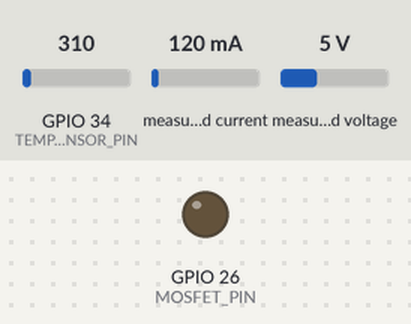
Bench run of a sketch on a simulated ESP32. Parts: output pins drawn as LEDs (lit = HIGH). Inputs (shaded band) come from the test bench; at power-on: GPIO 34 (TEMP_SENSOR_PIN) = 310, measured current 120 mA, measured voltage 5 V. WiFi joins after 1.5 s; servers stay silent unless stated; storage starts empty; what the sketch prints to the serial monitor is not drawn.

Above: at 0.1 s.
At 1.6 s:
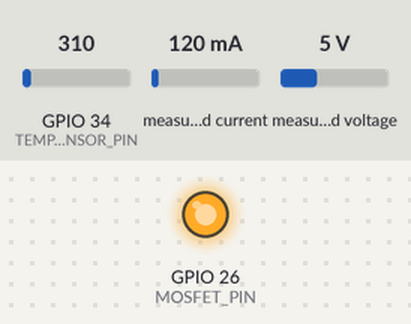
Timing chart, 0 to 3.1 s (numbered marks = the images above):
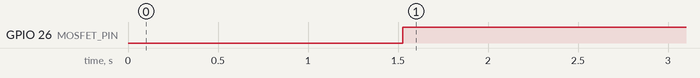

Measured:
- by itself, GPIO 26 (MOSFET_PIN): LOW → HIGH at 1.5 s

The sketch:

IEEE.ino
```cpp
#include <WiFi.h>
#include <Wire.h>
#include <Adafruit_INA219.h>
#include <SPI.h>
#include <SD.h>
#include <WebServer.h>


#define TEMP_SENSOR_PIN 34
#define MOSFET_PIN 26

#define I2C_SDA 21
#define I2C_SCL 22

#define SD_CS 5
#define SD_CLK 18
#define SD_MISO 19
#define SD_MOSI 23

const char* ssid = "YOUR_SSID";
const char* password = "YOUR_PASSWORD";

Adafruit_INA219 ina219;
WebServer server(80);

// Sensor data
float batteryVoltage = 0.0, current_mA = 0.0, temperatureC = 0.0;
String chargeStatus = "Unknown";

// 🛠 Forward declaration
void handleData();

void setup() {
  Serial.begin(115200);

  pinMode(TEMP_SENSOR_PIN, INPUT);
  pinMode(MOSFET_PIN, OUTPUT);
  digitalWrite(MOSFET_PIN, LOW);

  Wire.begin(I2C_SDA, I2C_SCL);

  if (!ina219.begin()) {
    Serial.println("INA219 not found!");
    while (1);
  }

  SPI.begin(SD_CLK, SD_MISO, SD_MOSI, SD_CS);
  if (!SD.begin(SD_CS)) {
    Serial.println("SD card failed");
  }

  WiFi.begin(ssid, password);
  Serial.print("Connecting");
  while (WiFi.status() != WL_CONNECTED) {
    delay(500); Serial.print(".");
  }
  Serial.println("\nConnected! IP: " + WiFi.localIP().toString());

  server.on("/", handleRoot);
  server.on("/data", handleData);
  server.begin();
}

void loop() {
  readSensors();
  logToSD();
  server.handleClient();
  delay(2000);
}

void readSensors() {
  batteryVoltage = ina219.getBusVoltage_V();
  current_mA = ina219.getCurrent_mA();

  int analogValue = analogRead(TEMP_SENSOR_PIN);
  temperatureC = (analogValue / 4095.0) * 3.3 * 100.0;

  // 🔄 Optional: set chargeStatus based on voltage (placeholder logic)
  if (batteryVoltage > 4.1)
    chargeStatus = "Charged";
  else if (batteryVoltage > 3.5)
    chargeStatus = "Charging";
  else
    chargeStatus = "Low";

  digitalWrite(MOSFET_PIN, (batteryVoltage > 3.5));
}

void logToSD() {
  File dataFile = SD.open("/bms_log.txt", FILE_APPEND);
  if (dataFile) {
    dataFile.print(millis()); dataFile.print(",");
    dataFile.print(batteryVoltage); dataFile.print(",");
    dataFile.print(current_mA); dataFile.print(",");
    dataFile.print(temperatureC); dataFile.print(",");
    dataFile.println(chargeStatus);
    dataFile.close();
  }
}

void handleRoot() {
  server.send(200, "text/html", R"rawliteral(
    <!DOCTYPE html>
    <html lang="en">
    <head>
      <meta charset="UTF-8" />
      <meta name="viewport" content="width=device-width, initial-scale=1.0" />
      <title>Smart BMS Dashboard</title>
      <style>
        body {
          font-family: Arial, sans-serif;
          background-color: #0b0c10;
          color: #ffffff;
          margin: 0;
          padding: 0;
        }
        header {
          background-color: #1f2833;
          padding: 20px;
          text-align: center;
        }
        h1 { color: #66fcf1; }
        .section { padding: 20px; }
        .card {
          background: #1f2833;
          border: 1px solid #45a29e;
          border-radius: 10px;
          padding: 20px;
          margin-bottom: 20px;
        }
        canvas {
          width: 100% !important;
          max-width: 500px;
          margin-top: 20px;
        }
      </style>
    </head>
    <body>
      <header>
        <h1>Smart BMS Dashboard</h1>
        <p>Adaptive Battery Monitoring Interface</p>
      </header>
      <div class="section">
        <div class="card">
          <h2>Live Telemetry</h2>
          <p>Voltage: <span id="voltage">--</span> V</p>
          <p>Current: <span id="current">--</span> A</p>
          <p>Temperature: <span id="temperature">--</span> °C</p>
          <p>State of Charge (SOC): <span id="soc">--</span>%</p>
        </div>
        <div class="card">
          <h2>Health Trend (Last 10 Cycles)</h2>
          <canvas id="healthChart"></canvas>
        </div>
        <div class="card">
          <h2>Battery Passport</h2>
          <p>Cycle Count: <span id="cycles">--</span></p>
          <p>Last Overheat Event: <span id="overheat">--</span></p>
          <p>Last Overdischarge: <span id="overdischarge">--</span></p>
        </div>
      </div>
      <script src="https://cdn.jsdelivr.net/npm/chart.js"></script>
      <script>
        async function fetchData() {
          try {
            const response = await fetch("/data");
            if (!response.ok) throw new Error("Network response was not ok");
            return await response.json();
          } catch (error) {
            console.warn("ESP32 not connected, using mock data:", error);
            return {
              voltage: 3.7,
              current: 1.25,
              temperature: 35,
              soc: 82,
              healthHistory: [100, 98, 96, 94, 93, 91, 90, 88, 87, 85],
              cycles: 127,
              overheat: "2 days ago",
              overdischarge: "5 days ago",
            };
          }
        }

        function updateUI(data) {
          document.getElementById("voltage").textContent = data.voltage;
          document.getElementById("current").textContent = data.current;
          document.getElementById("temperature").textContent = data.temperature;
          document.getElementById("soc").textContent = data.soc;
          document.getElementById("cycles").textContent = data.cycles;
          document.getElementById("overheat").textContent = data.overheat;
          document.getElementById("overdischarge").textContent = data.overdischarge;

          new Chart(document.getElementById("healthChart"), {
            type: "line",
            data: {
              labels: [...Array(10).keys()].map(i => `Cycle ${i + 1}`),
              datasets: [{
                label: "Health %",
                data: data.healthHistory,
                borderColor: "#66fcf1",
                backgroundColor: "rgba(102, 252, 241, 0.2)",
                fill: true,
                tension: 0.4,
              }],
            },
            options: {
              responsive: true,
              scales: {
                y: {
                  beginAtZero: false,
                  min: 80,
                  max: 100,
                },
              },
            },
          });
        }

        fetchData().then(updateUI);
      </script>
    </body>
    </html>
  )rawliteral");
}

void handleData() {
  String json = "{";
  json += "\"voltage\":" + String(batteryVoltage, 2) + ",";
  json += "\"current\":" + String(current_mA / 1000.0, 2) + ",";
  json += "\"temperature\":" + String(temperatureC, 1) + ",";
  json += "\"soc\":82,";
  json += "\"healthHistory\":[100,98,96,94,93,91,90,88,87,85],";
  json += "\"cycles\":127,";
  json += "\"overheat\":\"2 days ago\",";
  json += "\"overdischarge\":\"5 days ago\"}";
  server.send(200, "application/json", json);
}
```
